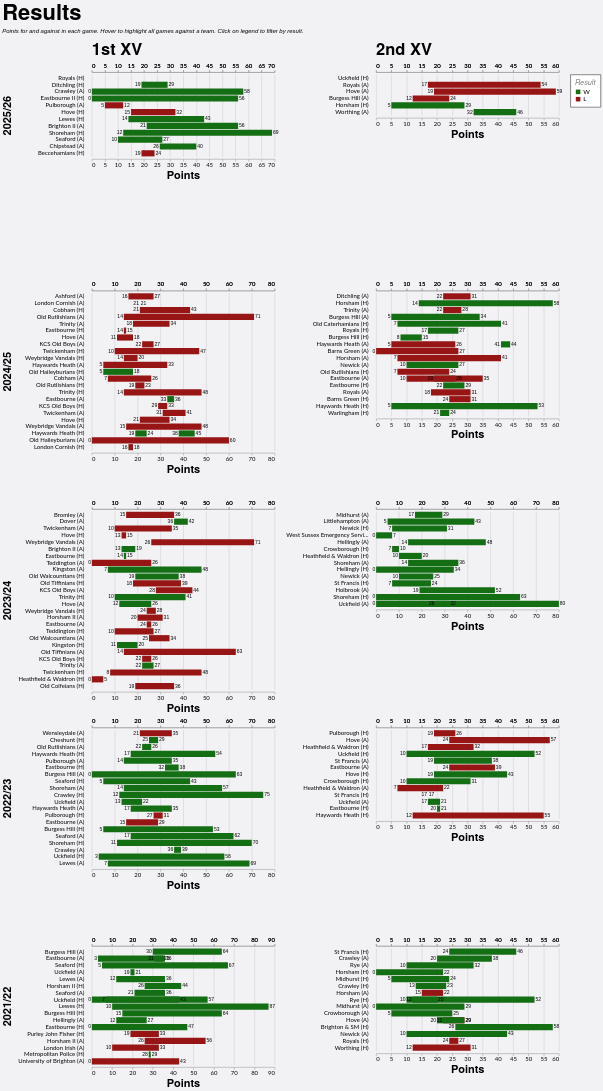

Source (Vega-Lite JSON):
### Vega-Lite specification from a JSON file in a GitHub repository (floating-point values rounded to 4 significant figures; data arrays with more than 128 entries replaced by an {"elided": "..."} marker saying what was removed)
{"config": {"axis": {"labelFont": "Lato, sans-serif", "titleFont": "PT Sans Narrow, Helvetica Neue, Helvetica, Arial, sans-serif", "labelFontSize": 13, "titleFontSize": 24, "gridColor": "#202947", "gridOpacity": 0.2}, "header": {"labelFont": "PT Sans Narrow, Helvetica Neue, Helvetica, Arial, sans-serif", "titleFont": "PT Sans Narrow, Helvetica Neue, Helvetica, Arial, sans-serif", "labelFontSize": 24, "titleFontSize": 28, "labelFontWeight": "bold", "orient": "left"}, "legend": {"labelFont": "Lato, sans-serif", "titleFont": "PT Sans Narrow, Helvetica Neue, Helvetica, Arial, sans-serif", "labelFontSize": 14, "titleFontSize": 16, "titlePadding": 5, "fillColor": "white", "strokeColor": "black", "padding": 10, "titleFontWeight": "lighter", "titleFontStyle": "italic", "titleColor": "gray", "offset": 10}, "title": {"font": "PT Sans Narrow, Helvetica Neue, Helvetica, Arial, sans-serif", "fontSize": 48, "fontWeight": "bold", "anchor": "start", "align": "center", "titlePadding": 20, "subtitlePadding": 10, "subtitleFontSize": 13, "subtitleColor": "", "subtitleFontStyle": "italic", "offset": 15, "color": "black"}, "axisX": {"labelAngle": 0}, "facet": {"title": null, "header": null, "align": {"row": "each", "column": "each"}}, "resolve": {"scale": {"y": "independent", "facet": "independent"}}, "background": "#f2f1f4", "view": {"strokeWidth": 0}}, "data": {"name": "data-236633255cdb33b71f7fcb1c2a698a7f"}, "facet": {"column": {"field": "squad", "header": {"labelAnchor": "start", "labelExpr": "datum.value + ' XV'", "labelFontSize": 36, "title": null}, "title": null, "type": "nominal"}, "row": {"field": "season", "sort": {"field": "season", "order": "descending"}, "title": null, "type": "nominal"}}, "spec": {"layer": [{"mark": {"type": "bar"}, "encoding": {"color": {"field": "result", "legend": {"orient": "right", "title": "Result", "titleOrient": "top"}, "scale": {"domain": ["W", "L"], "range": ["#146f14", "#981515"]}, "type": "nominal"}, "detail": {"field": "game_id", "type": "nominal"}, "opacity": {"condition": {"param": "param_4", "value": 1.0, "empty": true}, "value": 0.2}, "x": {"axis": {"offset": 5, "orient": "bottom"}, "field": "pf", "title": "Points", "type": "quantitative"}, "x2": {"field": "pa"}, "y": {"axis": {"domain": false, "grid": false, "offset": 15, "ticks": false, "title": null}, "field": "game_label", "sort": {"field": "date", "order": "descending"}, "title": null, "type": "nominal"}}, "name": "view_2"}, {"mark": {"type": "text", "align": "right", "dx": -2, "dy": 0}, "encoding": {"color": {"value": "black"}, "detail": {"field": "game_id", "type": "nominal"}, "opacity": {"condition": {"param": "param_4", "value": 1.0, "empty": true}, "value": 0.2}, "text": {"field": "loser", "type": "nominal"}, "x": {"axis": {"offset": 5, "orient": "top"}, "field": "loser", "title": null, "type": "quantitative"}, "y": {"axis": {"domain": false, "grid": false, "offset": 15, "ticks": false, "title": null}, "field": "game_label", "sort": {"field": "date", "order": "descending"}, "title": null, "type": "nominal"}}}, {"mark": {"type": "text", "align": "left", "dx": 2, "dy": 0}, "encoding": {"color": {"value": "black"}, "detail": {"field": "game_id", "type": "nominal"}, "opacity": {"condition": {"param": "param_4", "value": 1.0, "empty": true}, "value": 0.2}, "text": {"field": "winner", "type": "nominal"}, "x": {"axis": {"offset": 5, "orient": "top"}, "field": "winner", "title": null, "type": "quantitative"}, "y": {"axis": {"domain": false, "grid": false, "offset": 15, "ticks": false, "title": null}, "field": "game_label", "sort": {"field": "date", "order": "descending"}, "title": null, "type": "nominal"}}}], "height": {"step": 15}, "transform": [{"filter": {"param": "param_5"}}], "width": 400}, "params": [{"name": "param_4", "select": {"type": "point", "clear": "mouseout", "fields": ["opposition"], "on": "hover"}, "views": ["view_2"]}, {"name": "param_5", "select": {"type": "point", "fields": ["result"]}, "bind": "legend", "views": ["view_2"]}], "resolve": {"scale": {"x": "independent", "y": "independent"}}, "spacing": 10, "title": {"text": "Results", "subtitle": "Points for and against in each game. Hover to highlight all games against a team. Click on legend to filter by result."}, "$schema": "https://vega.github.io/schema/vega-lite/v5.20.1.json", "datasets": {"data-236633255cdb33b71f7fcb1c2a698a7f": {"elided": "172 records"}}}
